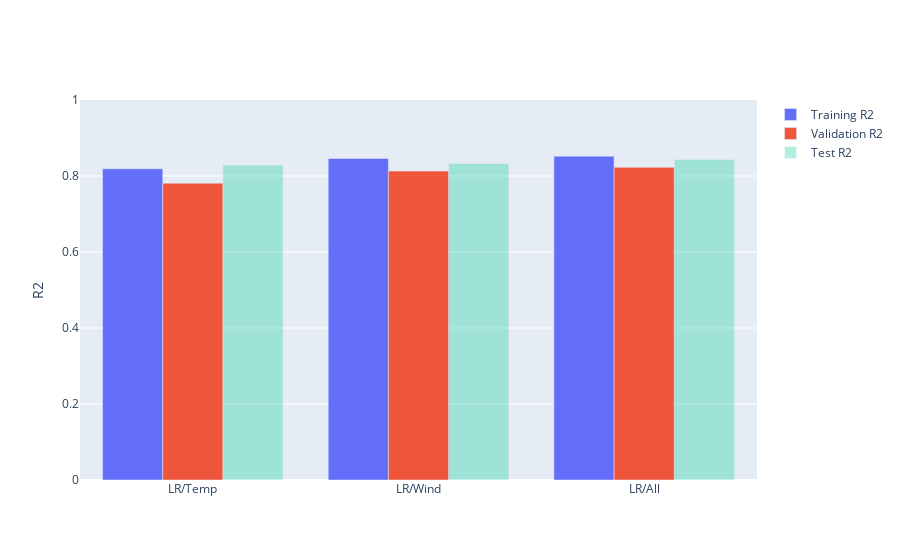

Notebook cell for this chart:
### Code cell
fig = compare_r2(models)
fig.update_yaxes(range=[0,1], title="R2")

### Figure 1 — Plotly figure (JSON) as saved in the notebook; plotly's stock layout.template omitted (floating-point values rounded to 4 significant figures)
{"data": [{"name": "Training R2", "x": ["LR/Temp", "LR/Wind", "LR/All"], "y": [0.819, 0.846, 0.8522], "type": "bar"}, {"name": "Validation R2", "x": ["LR/Temp", "LR/Wind", "LR/All"], "y": [0.781, 0.8129, 0.8229], "type": "bar"}, {"name": "Test R2", "opacity": 0.3, "x": ["LR/Temp", "LR/Wind", "LR/All"], "y": [0.8289, 0.8326, 0.8433], "type": "bar"}], "layout": {"yaxis": {"range": [0, 1], "title": {"text": "R2"}}}}
